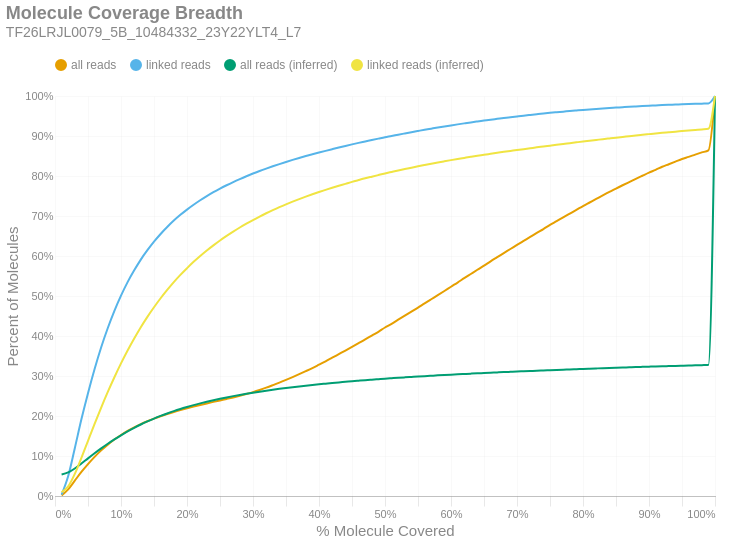

Notebook cell for this chart:
### Markdown cell above
### Molecule Read Coverage
This chart shows molecule coverage breadth as computed by the number of bases aligned to that molecule. In other words, "*how much of each unique long molecule is actually sequenced/aligned?*" Keep in mind there is a distinction between sequences and alignments, since some sequences belonging to a particular molecule may not align well and wouldn't appear in the alignment data. This chart also shows molecule coverage breadth as computed by the *inferred fragment* from which the aligned sequences originate. Unlike read coverage, this calculation takes into account the total insert size, including unsequenced gaps between the forward and reverse reads. Like the previous figures, these are cumulative percents.

### Code cell
if SKIPLR:
    print_html(f"Skipped")
else:
    binned_df = consolidated_hist(valids['coverage_bp'], mask, 0.01, True)
    binned_df_inf = consolidated_hist(valids['coverage_inserts'], mask, 0.01, True)
    binned_df = binned_df.with_columns(pl.lit(binned_df_inf['all reads (cumsum)']).alias('all reads (inferred)'))
    binned_df = binned_df.with_columns(pl.lit(binned_df_inf['linked reads (cumsum)']).alias('linked reads (inferred)'))
    binned_df = binned_df.with_columns(
        (pl.col('bin').cast(pl.Float64) + 0.01).alias('right_edge')
    )

    with SafeRender(binned_df):
        (
            density_plot(binned_df, 'Molecule Coverage Breadth', samplename, 'molcov', ['all reads (inferred)','linked reads (inferred)'])
            .encode(
                #x=alt.X('bin:Q', title="% Molecule Covered").axis(format = '%').scale(padding=0),
                x=alt.X('right_edge:Q', title="% Molecule Covered").axis(format='%').scale(padding=0),
                y=alt.Y('value:Q', title='Percent of Molecules')
                    .axis(format='%')
                    .stack(False)
                    .scale(domainMin=0, padding=0),
                color=alt.Color("key:N").scale(domain = ["all reads", "linked reads", "all reads (inferred)", "linked reads (inferred)"]),
                tooltip = [
                    alt.Tooltip("key:N", title = "Data Type"),
                    alt.Tooltip("range_label:N", title="% Molecule Covered"),
                    alt.Tooltip("value:Q", format = ".2%", title="% Molecules")
                ]
            )
        ).display()

### Figure 1 — Vega-Lite specification as saved in the notebook (floating-point values rounded to 4 significant figures)
{"width": "container", "height": 400, "config": {"title": {"anchor": "start", "dy": -15, "fontSize": 18, "color": "#888888", "subtitleColor": "#888888", "subtitleFontSize": 14}, "arc": {"fill": "#0072B2"}, "axis": {"domainColor": "#888888", "domainWidth": 0.5, "gridWidth": 0.2, "grid": false, "titleFontWeight": 400, "titleFontSize": 15, "labelFontSize": 11, "labelColor": "#888888", "tickColor": "#888888", "tickWidth": 0.2, "titleColor": "#888888"}, "axisBand": {"grid": false}, "axisX": {"grid": true, "tickSize": 10, "domainCap": "round"}, "axisY": {"domain": false, "grid": true, "tickSize": 0, "domainCap": "round"}, "background": "transparent", "header": {"labelFontSize": 15, "labelColor": "#888888", "titleFontSize": 15, "titleFontWeight": 600, "titleColor": "#888888"}, "legend": {"labelFont": "sans-serif", "labelFontSize": 12, "labelColor": "#888888", "symbolSize": 100, "symbolType": "circle", "titleFontSize": 12, "titlePadding": 10, "titleColor": "#888888", "title": null, "orient": "top"}, "range": {"category": ["#E69F00", "#56B4E9", "#009E73", "#F0E442", "#0072B2", "#D55E00", "#CC79A7", "#000000"], "diverging": ["#cfe8f3", "#a2d4ec", "#73bfe2", "#46abdb", "#1696d2", "#12719e"]}, "area": {"fill": "#0072B2", "fillOpacity": 0.7, "line": true, "strokeOpacity": 0.7}, "line": {"color": "#0072B2", "stroke": "#0072B2", "strokeWidth": 2}, "trail": {"color": "#0072B2", "stroke": "#0072B2", "strokeWidth": 0, "size": 1}, "point": {"filled": true, "fillOpacity": 1.0, "size": 95}, "text": {"color": "#888888", "fontSize": 11, "align": "right", "fontWeight": 400, "size": 11}, "bar": {"fill": "#0072B2", "stroke": null}, "view": {"stroke": null, "continuousWidth": 660, "continuousHeight": 400}}, "data": {"name": "data-9a3bd6ecb0a8b550b23e9a9e76848323"}, "mark": {"type": "line", "interpolate": "monotone", "point": {"opacity": 0, "size": 275}}, "encoding": {"color": {"field": "key", "scale": {"domain": ["all reads", "linked reads", "all reads (inferred)", "linked reads (inferred)"]}, "type": "nominal"}, "tooltip": [{"field": "key", "title": "Data Type", "type": "nominal"}, {"field": "range_label", "title": "% Molecule Covered", "type": "nominal"}, {"field": "value", "format": ".2%", "title": "% Molecules", "type": "quantitative"}], "x": {"axis": {"format": "%"}, "field": "right_edge", "scale": {"padding": 0}, "title": "% Molecule Covered", "type": "quantitative"}, "y": {"axis": {"format": "%"}, "field": "value", "scale": {"domainMin": 0, "padding": 0}, "stack": false, "title": "Percent of Molecules", "type": "quantitative"}}, "params": [{"name": "param_c36ac31b6afebe62", "select": {"type": "point", "fields": ["key"]}, "bind": "legend"}], "title": {"text": "Molecule Coverage Breadth", "subtitle": "TF26LRJL0079_5B_10484332_23Y22YLT4_L7"}, "transform": [{"fold": ["all reads (cumsum)", "linked reads (cumsum)", "all reads (inferred)", "linked reads (inferred)"]}, {"calculate": "replace(datum.key, ' (cumsum)', '')", "as": "key"}, {"filter": {"param": "param_c36ac31b6afebe62"}}], "usermeta": {"embedOptions": {"downloadFileName": "TF26LRJL0079_5B_10484332_23Y22YLT4_L7.molcov"}}, "$schema": "https://vega.github.io/schema/vega-lite/v6.4.1.json", "datasets": {"data-9a3bd6ecb0a8b550b23e9a9e76848323": [{"bin": "0.0", "interval": "0.0-0.01", "all reads": 0.001577, "linked reads": 0.003517, "all reads (cumsum)": 0.001577, "linked reads (cumsum)": 0.003517, "range_label": "0.0-0.01", "all reads (inferred)": 0.0539, "linked reads (inferred)": 0.009473, "right_edge": 0.01}, {"bin": "0.01", "interval": "0.01-0.02", "all reads": 0.0151, "linked reads": 0.04639, "all reads (cumsum)": 0.01668, "linked reads (cumsum)": 0.04991, "range_label": "0.01-0.02", "all reads (inferred)": 0.059, "linked reads (inferred)": 0.0239, "right_edge": 0.02}, {"bin": "0.02", "interval": "0.02-0.03", "all reads": 0.02161, "linked reads": 0.06964, "all reads (cumsum)": 0.03829, "linked reads (cumsum)": 0.1195, "range_label": "0.02-0.03", "all reads (inferred)": 0.06885, "linked reads (inferred)": 0.05517, "right_edge": 0.03}, {"bin": "0.03", "interval": "0.03-0.04", "all reads": 0.0218, "linked reads": 0.0722, "all reads (cumsum)": 0.06009, "linked reads (cumsum)": 0.1917, "range_label": "0.03-0.04", "all reads (inferred)": 0.08107, "linked reads (inferred)": 0.09521, "right_edge": 0.04}, {"bin": "0.04", "interval": "0.04-0.05", "all reads": 0.01966, "linked reads": 0.06539, "all reads (cumsum)": 0.07975, "linked reads (cumsum)": 0.2571, "range_label": "0.04-0.05", "all reads (inferred)": 0.09406, "linked reads (inferred)": 0.1381, "right_edge": 0.05}, {"bin": "0.05", "interval": "0.05-0.06", "all reads": 0.01807, "linked reads": 0.06039, "all reads (cumsum)": 0.09782, "linked reads (cumsum)": 0.3175, "range_label": "0.05-0.06", "all reads (inferred)": 0.1068, "linked reads (inferred)": 0.1804, "right_edge": 0.06}, {"bin": "0.06", "interval": "0.06-0.07", "all reads": 0.01623, "linked reads": 0.05439, "all reads (cumsum)": 0.1141, "linked reads (cumsum)": 0.3719, "range_label": "0.06-0.07", "all reads (inferred)": 0.1189, "linked reads (inferred)": 0.2211, "right_edge": 0.07}, {"bin": "0.07", "interval": "0.07-0.08", "all reads": 0.01432, "linked reads": 0.04806, "all reads (cumsum)": 0.1284, "linked reads (cumsum)": 0.42, "range_label": "0.07-0.08", "all reads (inferred)": 0.1306, "linked reads (inferred)": 0.2601, "right_edge": 0.08}, {"bin": "0.08", "interval": "0.08-0.09", "all reads": 0.01284, "linked reads": 0.04296, "all reads (cumsum)": 0.1412, "linked reads (cumsum)": 0.4629, "range_label": "0.08-0.09", "all reads (inferred)": 0.1415, "linked reads (inferred)": 0.2968, "right_edge": 0.09}, {"bin": "0.09", "interval": "0.09-0.1", "all reads": 0.01137, "linked reads": 0.03807, "all reads (cumsum)": 0.1526, "linked reads (cumsum)": 0.501, "range_label": "0.09-0.1", "all reads (inferred)": 0.1518, "linked reads (inferred)": 0.3315, "right_edge": 0.1}, {"bin": "0.1", "interval": "0.1-0.11", "all reads": 0.01014, "linked reads": 0.03373, "all reads (cumsum)": 0.1627, "linked reads (cumsum)": 0.5347, "range_label": "0.1-0.11", "all reads (inferred)": 0.1614, "linked reads (inferred)": 0.3637, "right_edge": 0.11}, {"bin": "0.11", "interval": "0.11-0.12", "all reads": 0.008859, "linked reads": 0.02939, "all reads (cumsum)": 0.1716, "linked reads (cumsum)": 0.5641, "range_label": "0.11-0.12", "all reads (inferred)": 0.1703, "linked reads (inferred)": 0.3938, "right_edge": 0.12}, {"bin": "0.12", "interval": "0.12-0.13", "all reads": 0.008122, "linked reads": 0.02685, "all reads (cumsum)": 0.1797, "linked reads (cumsum)": 0.591, "range_label": "0.12-0.13", "all reads (inferred)": 0.1787, "linked reads (inferred)": 0.422, "right_edge": 0.13}, {"bin": "0.13", "interval": "0.13-0.14", "all reads": 0.00717, "linked reads": 0.02351, "all reads (cumsum)": 0.1869, "linked reads (cumsum)": 0.6145, "range_label": "0.13-0.14", "all reads (inferred)": 0.1864, "linked reads (inferred)": 0.4479, "right_edge": 0.14}, {"bin": "0.14", "interval": "0.14-0.15", "all reads": 0.006583, "linked reads": 0.02133, "all reads (cumsum)": 0.1935, "linked reads (cumsum)": 0.6358, "range_label": "0.14-0.15", "all reads (inferred)": 0.1935, "linked reads (inferred)": 0.4719, "right_edge": 0.15}, {"bin": "0.15", "interval": "0.15-0.16", "all reads": 0.006018, "linked reads": 0.01923, "all reads (cumsum)": 0.1995, "linked reads (cumsum)": 0.655, "range_label": "0.15-0.16", "all reads (inferred)": 0.2002, "linked reads (inferred)": 0.4943, "right_edge": 0.16}, {"bin": "0.16", "interval": "0.16-0.17", "all reads": 0.005519, "linked reads": 0.0174, "all reads (cumsum)": 0.205, "linked reads (cumsum)": 0.6724, "range_label": "0.16-0.17", "all reads (inferred)": 0.2063, "linked reads (inferred)": 0.5152, "right_edge": 0.17}, {"bin": "0.17", "interval": "0.17-0.18", "all reads": 0.005177, "linked reads": 0.01607, "all reads (cumsum)": 0.2102, "linked reads (cumsum)": 0.6885, "range_label": "0.17-0.18", "all reads (inferred)": 0.2122, "linked reads (inferred)": 0.5347, "right_edge": 0.18}, {"bin": "0.18", "interval": "0.18-0.19", "all reads": 0.004751, "linked reads": 0.01435, "all reads (cumsum)": 0.2149, "linked reads (cumsum)": 0.7029, "range_label": "0.18-0.19", "all reads (inferred)": 0.2175, "linked reads (inferred)": 0.5527, "right_edge": 0.19}, {"bin": "0.19", "interval": "0.19-0.2", "all reads": 0.004439, "linked reads": 0.01318, "all reads (cumsum)": 0.2194, "linked reads (cumsum)": 0.716, "range_label": "0.19-0.2", "all reads (inferred)": 0.2225, "linked reads (inferred)": 0.5694, "right_edge": 0.2}, {"bin": "0.2", "interval": "0.2-0.21", "all reads": 0.004185, "linked reads": 0.01209, "all reads (cumsum)": 0.2235, "linked reads (cumsum)": 0.7281, "range_label": "0.2-0.21", "all reads (inferred)": 0.2272, "linked reads (inferred)": 0.5854, "right_edge": 0.21}, {"bin": "0.21", "interval": "0.21-0.22", "all reads": 0.004031, "linked reads": 0.01129, "all reads (cumsum)": 0.2276, "linked reads (cumsum)": 0.7394, "range_label": "0.21-0.22", "all reads (inferred)": 0.2316, "linked reads (inferred)": 0.6001, "right_edge": 0.22}, {"bin": "0.22", "interval": "0.22-0.23", "all reads": 0.003909, "linked reads": 0.0105, "all reads (cumsum)": 0.2315, "linked reads (cumsum)": 0.7499, "range_label": "0.22-0.23", "all reads (inferred)": 0.2356, "linked reads (inferred)": 0.6138, "right_edge": 0.23}, {"bin": "0.23", "interval": "0.23-0.24", "all reads": 0.003766, "linked reads": 0.009645, "all reads (cumsum)": 0.2353, "linked reads (cumsum)": 0.7596, "range_label": "0.23-0.24", "all reads (inferred)": 0.2394, "linked reads (inferred)": 0.6266, "right_edge": 0.24}, {"bin": "0.24", "interval": "0.24-0.25", "all reads": 0.003718, "linked reads": 0.008905, "all reads (cumsum)": 0.239, "linked reads (cumsum)": 0.7685, "range_label": "0.24-0.25", "all reads (inferred)": 0.2431, "linked reads (inferred)": 0.6388, "right_edge": 0.25}, {"bin": "0.25", "interval": "0.25-0.26", "all reads": 0.003665, "linked reads": 0.008387, "all reads (cumsum)": 0.2426, "linked reads (cumsum)": 0.7769, "range_label": "0.25-0.26", "all reads (inferred)": 0.2465, "linked reads (inferred)": 0.6502, "right_edge": 0.26}, {"bin": "0.26", "interval": "0.26-0.27", "all reads": 0.003789, "linked reads": 0.008036, "all reads (cumsum)": 0.2464, "linked reads (cumsum)": 0.7849, "range_label": "0.26-0.27", "all reads (inferred)": 0.2497, "linked reads (inferred)": 0.661, "right_edge": 0.27}, {"bin": "0.27", "interval": "0.27-0.28", "all reads": 0.004053, "linked reads": 0.007487, "all reads (cumsum)": 0.2505, "linked reads (cumsum)": 0.7924, "range_label": "0.27-0.28", "all reads (inferred)": 0.2527, "linked reads (inferred)": 0.6712, "right_edge": 0.28}, {"bin": "0.28", "interval": "0.28-0.29", "all reads": 0.00435, "linked reads": 0.007071, "all reads (cumsum)": 0.2548, "linked reads (cumsum)": 0.7995, "range_label": "0.28-0.29", "all reads (inferred)": 0.2556, "linked reads (inferred)": 0.6808, "right_edge": 0.29}, {"bin": "0.29", "interval": "0.29-0.3", "all reads": 0.004773, "linked reads": 0.006662, "all reads (cumsum)": 0.2596, "linked reads (cumsum)": 0.8061, "range_label": "0.29-0.3", "all reads (inferred)": 0.2583, "linked reads (inferred)": 0.69, "right_edge": 0.3}, {"bin": "0.3", "interval": "0.3-0.31", "all reads": 0.005332, "linked reads": 0.006371, "all reads (cumsum)": 0.2649, "linked reads (cumsum)": 0.8125, "range_label": "0.3-0.31", "all reads (inferred)": 0.2609, "linked reads (inferred)": 0.6987, "right_edge": 0.31}, {"bin": "0.31", "interval": "0.31-0.32", "all reads": 0.005851, "linked reads": 0.006006, "all reads (cumsum)": 0.2708, "linked reads (cumsum)": 0.8185, "range_label": "0.31-0.32", "all reads (inferred)": 0.2634, "linked reads (inferred)": 0.7068, "right_edge": 0.32}, {"bin": "0.32", "interval": "0.32-0.33", "all reads": 0.006243, "linked reads": 0.005736, "all reads (cumsum)": 0.277, "linked reads (cumsum)": 0.8242, "range_label": "0.32-0.33", "all reads (inferred)": 0.2657, "linked reads (inferred)": 0.7146, "right_edge": 0.33}, {"bin": "0.33", "interval": "0.33-0.34", "all reads": 0.00643, "linked reads": 0.005489, "all reads (cumsum)": 0.2835, "linked reads (cumsum)": 0.8297, "range_label": "0.33-0.34", "all reads (inferred)": 0.2679, "linked reads (inferred)": 0.722, "right_edge": 0.34}, {"bin": "0.34", "interval": "0.34-0.35", "all reads": 0.006831, "linked reads": 0.005361, "all reads (cumsum)": 0.2903, "linked reads (cumsum)": 0.8351, "range_label": "0.34-0.35", "all reads (inferred)": 0.27, "linked reads (inferred)": 0.7291, "right_edge": 0.35}, {"bin": "0.35", "interval": "0.35-0.36", "all reads": 0.007057, "linked reads": 0.005161, "all reads (cumsum)": 0.2973, "linked reads (cumsum)": 0.8402, "range_label": "0.35-0.36", "all reads (inferred)": 0.272, "linked reads (inferred)": 0.7358, "right_edge": 0.36}, {"bin": "0.36", "interval": "0.36-0.37", "all reads": 0.007224, "linked reads": 0.004886, "all reads (cumsum)": 0.3046, "linked reads (cumsum)": 0.8451, "range_label": "0.36-0.37", "all reads (inferred)": 0.2739, "linked reads (inferred)": 0.7423, "right_edge": 0.37}, {"bin": "0.37", "interval": "0.37-0.38", "all reads": 0.00755, "linked reads": 0.004743, "all reads (cumsum)": 0.3121, "linked reads (cumsum)": 0.8499, "range_label": "0.37-0.38", "all reads (inferred)": 0.2758, "linked reads (inferred)": 0.7484, "right_edge": 0.38}, {"bin": "0.38", "interval": "0.38-0.39", "all reads": 0.007804, "linked reads": 0.004386, "all reads (cumsum)": 0.3199, "linked reads (cumsum)": 0.8543, "range_label": "0.38-0.39", "all reads (inferred)": 0.2775, "linked reads (inferred)": 0.7543, "right_edge": 0.39}, {"bin": "0.39", "interval": "0.39-0.4", "all reads": 0.00835, "linked reads": 0.004331, "all reads (cumsum)": 0.3283, "linked reads (cumsum)": 0.8586, "range_label": "0.39-0.4", "all reads (inferred)": 0.2792, "linked reads (inferred)": 0.7599, "right_edge": 0.4}, {"bin": "0.4", "interval": "0.4-0.41", "all reads": 0.008456, "linked reads": 0.00425, "all reads (cumsum)": 0.3367, "linked reads (cumsum)": 0.8628, "range_label": "0.4-0.41", "all reads (inferred)": 0.2808, "linked reads (inferred)": 0.7653, "right_edge": 0.41}, {"bin": "0.41", "interval": "0.41-0.42", "all reads": 0.00892, "linked reads": 0.004168, "all reads (cumsum)": 0.3457, "linked reads (cumsum)": 0.867, "range_label": "0.41-0.42", "all reads (inferred)": 0.2824, "linked reads (inferred)": 0.7706, "right_edge": 0.42}, {"bin": "0.42", "interval": "0.42-0.43", "all reads": 0.008995, "linked reads": 0.004114, "all reads (cumsum)": 0.3546, "linked reads (cumsum)": 0.8711, "range_label": "0.42-0.43", "all reads (inferred)": 0.284, "linked reads (inferred)": 0.7756, "right_edge": 0.43}, {"bin": "0.43", "interval": "0.43-0.44", "all reads": 0.008999, "linked reads": 0.003994, "all reads (cumsum)": 0.3636, "linked reads (cumsum)": 0.8751, "range_label": "0.43-0.44", "all reads (inferred)": 0.2854, "linked reads (inferred)": 0.7804, "right_edge": 0.44}, {"bin": "0.44", "interval": "0.44-0.45", "all reads": 0.009187, "linked reads": 0.003881, "all reads (cumsum)": 0.3728, "linked reads (cumsum)": 0.879, "range_label": "0.44-0.45", "all reads (inferred)": 0.2869, "linked reads (inferred)": 0.7853, "right_edge": 0.45}, {"bin": "0.45", "interval": "0.45-0.46", "all reads": 0.009285, "linked reads": 0.003795, "all reads (cumsum)": 0.3821, "linked reads (cumsum)": 0.8828, "range_label": "0.45-0.46", "all reads (inferred)": 0.2882, "linked reads (inferred)": 0.7898, "right_edge": 0.46}, {"bin": "0.46", "interval": "0.46-0.47", "all reads": 0.009334, "linked reads": 0.003534, "all reads (cumsum)": 0.3915, "linked reads (cumsum)": 0.8863, "range_label": "0.46-0.47", "all reads (inferred)": 0.2896, "linked reads (inferred)": 0.7943, "right_edge": 0.47}, {"bin": "0.47", "interval": "0.47-0.48", "all reads": 0.009697, "linked reads": 0.00357, "all reads (cumsum)": 0.4011, "linked reads (cumsum)": 0.8899, "range_label": "0.47-0.48", "all reads (inferred)": 0.2908, "linked reads (inferred)": 0.7984, "right_edge": 0.48}, {"bin": "0.48", "interval": "0.48-0.49", "all reads": 0.009362, "linked reads": 0.00351, "all reads (cumsum)": 0.4105, "linked reads (cumsum)": 0.8934, "range_label": "0.48-0.49", "all reads (inferred)": 0.292, "linked reads (inferred)": 0.8024, "right_edge": 0.49}, {"bin": "0.49", "interval": "0.49-0.5", "all reads": 0.0107, "linked reads": 0.003481, "all reads (cumsum)": 0.4212, "linked reads (cumsum)": 0.8969, "range_label": "0.49-0.5", "all reads (inferred)": 0.2932, "linked reads (inferred)": 0.8064, "right_edge": 0.5}, {"bin": "0.5", "interval": "0.5-0.51", "all reads": 0.009174, "linked reads": 0.003082, "all reads (cumsum)": 0.4304, "linked reads (cumsum)": 0.9, "range_label": "0.5-0.51", "all reads (inferred)": 0.2944, "linked reads (inferred)": 0.8102, "right_edge": 0.51}, {"bin": "0.51", "interval": "0.51-0.52", "all reads": 0.01031, "linked reads": 0.003293, "all reads (cumsum)": 0.4407, "linked reads (cumsum)": 0.9033, "range_label": "0.51-0.52", "all reads (inferred)": 0.2955, "linked reads (inferred)": 0.8139, "right_edge": 0.52}, {"bin": "0.52", "interval": "0.52-0.53", "all reads": 0.01005, "linked reads": 0.003158, "all reads (cumsum)": 0.4507, "linked reads (cumsum)": 0.9064, "range_label": "0.52-0.53", "all reads (inferred)": 0.2966, "linked reads (inferred)": 0.8174, "right_edge": 0.53}, {"bin": "0.53", "interval": "0.53-0.54", "all reads": 0.01031, "linked reads": 0.003111, "all reads (cumsum)": 0.4611, "linked reads (cumsum)": 0.9095, "range_label": "0.53-0.54", "all reads (inferred)": 0.2976, "linked reads (inferred)": 0.8208, "right_edge": 0.54}, {"bin": "0.54", "interval": "0.54-0.55", "all reads": 0.01006, "linked reads": 0.003041, "all reads (cumsum)": 0.4711, "linked reads (cumsum)": 0.9126, "range_label": "0.54-0.55", "all reads (inferred)": 0.2986, "linked reads (inferred)": 0.8242, "right_edge": 0.55}, {"bin": "0.55", "interval": "0.55-0.56", "all reads": 0.01053, "linked reads": 0.00301, "all reads (cumsum)": 0.4816, "linked reads (cumsum)": 0.9156, "range_label": "0.55-0.56", "all reads (inferred)": 0.2996, "linked reads (inferred)": 0.8275, "right_edge": 0.56}, {"bin": "0.56", "interval": "0.56-0.57", "all reads": 0.01022, "linked reads": 0.002779, "all reads (cumsum)": 0.4919, "linked reads (cumsum)": 0.9184, "range_label": "0.56-0.57", "all reads (inferred)": 0.3006, "linked reads (inferred)": 0.8307, "right_edge": 0.57}, {"bin": "0.57", "interval": "0.57-0.58", "all reads": 0.01011, "linked reads": 0.002768, "all reads (cumsum)": 0.502, "linked reads (cumsum)": 0.9211, "range_label": "0.57-0.58", "all reads (inferred)": 0.3016, "linked reads (inferred)": 0.8338, "right_edge": 0.58}, {"bin": "0.58", "interval": "0.58-0.59", "all reads": 0.01047, "linked reads": 0.002695, "all reads (cumsum)": 0.5124, "linked reads (cumsum)": 0.9238, "range_label": "0.58-0.59", "all reads (inferred)": 0.3025, "linked reads (inferred)": 0.8368, "right_edge": 0.59}, {"bin": "0.59", "interval": "0.59-0.6", "all reads": 0.01076, "linked reads": 0.002626, "all reads (cumsum)": 0.5232, "linked reads (cumsum)": 0.9265, "range_label": "0.59-0.6", "all reads (inferred)": 0.3034, "linked reads (inferred)": 0.8397, "right_edge": 0.6}, {"bin": "0.6", "interval": "0.6-0.61", "all reads": 0.01044, "linked reads": 0.002587, "all reads (cumsum)": 0.5336, "linked reads (cumsum)": 0.929, "range_label": "0.6-0.61", "all reads (inferred)": 0.3042, "linked reads (inferred)": 0.8425, "right_edge": 0.61}, {"bin": "0.61", "interval": "0.61-0.62", "all reads": 0.01084, "linked reads": 0.002525, "all reads (cumsum)": 0.5445, "linked reads (cumsum)": 0.9316, "range_label": "0.61-0.62", "all reads (inferred)": 0.3051, "linked reads (inferred)": 0.8452, "right_edge": 0.62}, {"bin": "0.62", "interval": "0.62-0.63", "all reads": 0.01054, "linked reads": 0.002464, "all reads (cumsum)": 0.555, "linked reads (cumsum)": 0.934, "range_label": "0.62-0.63", "all reads (inferred)": 0.3059, "linked reads (inferred)": 0.8479, "right_edge": 0.63}, {"bin": "0.63", "interval": "0.63-0.64", "all reads": 0.01054, "linked reads": 0.00229, "all reads (cumsum)": 0.5656, "linked reads (cumsum)": 0.9363, "range_label": "0.63-0.64", "all reads (inferred)": 0.3067, "linked reads (inferred)": 0.8505, "right_edge": 0.64}, {"bin": "0.64", "interval": "0.64-0.65", "all reads": 0.01042, "linked reads": 0.002227, "all reads (cumsum)": 0.576, "linked reads (cumsum)": 0.9385, "range_label": "0.64-0.65", "all reads (inferred)": 0.3074, "linked reads (inferred)": 0.8529, "right_edge": 0.65}, {"bin": "0.65", "interval": "0.65-0.66", "all reads": 0.0108, "linked reads": 0.002261, "all reads (cumsum)": 0.5868, "linked reads (cumsum)": 0.9408, "range_label": "0.65-0.66", "all reads (inferred)": 0.3082, "linked reads (inferred)": 0.8554, "right_edge": 0.66}, {"bin": "0.66", "interval": "0.66-0.67", "all reads": 0.01029, "linked reads": 0.002065, "all reads (cumsum)": 0.5971, "linked reads (cumsum)": 0.9429, "range_label": "0.66-0.67", "all reads (inferred)": 0.309, "linked reads (inferred)": 0.8579, "right_edge": 0.67}, {"bin": "0.67", "interval": "0.67-0.68", "all reads": 0.01035, "linked reads": 0.002083, "all reads (cumsum)": 0.6074, "linked reads (cumsum)": 0.945, "range_label": "0.67-0.68", "all reads (inferred)": 0.3097, "linked reads (inferred)": 0.8604, "right_edge": 0.68}, {"bin": "0.68", "interval": "0.68-0.69", "all reads": 0.01003, "linked reads": 0.001987, "all reads (cumsum)": 0.6175, "linked reads (cumsum)": 0.9469, "range_label": "0.68-0.69", "all reads (inferred)": 0.3104, "linked reads (inferred)": 0.8626, "right_edge": 0.69}, {"bin": "0.69", "interval": "0.69-0.7", "all reads": 0.01029, "linked reads": 0.001973, "all reads (cumsum)": 0.6278, "linked reads (cumsum)": 0.9489, "range_label": "0.69-0.7", "all reads (inferred)": 0.3112, "linked reads (inferred)": 0.8649, "right_edge": 0.7}, {"bin": "0.7", "interval": "0.7-0.71", "all reads": 0.009944, "linked reads": 0.00195, "all reads (cumsum)": 0.6377, "linked reads (cumsum)": 0.9509, "range_label": "0.7-0.71", "all reads (inferred)": 0.3118, "linked reads (inferred)": 0.8672, "right_edge": 0.71}, {"bin": "0.71", "interval": "0.71-0.72", "all reads": 0.0099, "linked reads": 0.001835, "all reads (cumsum)": 0.6476, "linked reads (cumsum)": 0.9527, "range_label": "0.71-0.72", "all reads (inferred)": 0.3125, "linked reads (inferred)": 0.8694, "right_edge": 0.72}, {"bin": "0.72", "interval": "0.72-0.73", "all reads": 0.01007, "linked reads": 0.001799, "all reads (cumsum)": 0.6577, "linked reads (cumsum)": 0.9545, "range_label": "0.72-0.73", "all reads (inferred)": 0.3132, "linked reads (inferred)": 0.8716, "right_edge": 0.73}, {"bin": "0.73", "interval": "0.73-0.74", "all reads": 0.009782, "linked reads": 0.001767, "all reads (cumsum)": 0.6674, "linked reads (cumsum)": 0.9563, "range_label": "0.73-0.74", "all reads (inferred)": 0.3139, "linked reads (inferred)": 0.8737, "right_edge": 0.74}, {"bin": "0.74", "interval": "0.74-0.75", "all reads": 0.0102, "linked reads": 0.001652, "all reads (cumsum)": 0.6776, "linked reads (cumsum)": 0.9579, "range_label": "0.74-0.75", "all reads (inferred)": 0.3145, "linked reads (inferred)": 0.8759, "right_edge": 0.75}, {"bin": "0.75", "interval": "0.75-0.76", "all reads": 0.009436, "linked reads": 0.001507, "all reads (cumsum)": 0.6871, "linked reads (cumsum)": 0.9594, "range_label": "0.75-0.76", "all reads (inferred)": 0.3152, "linked reads (inferred)": 0.878, "right_edge": 0.76}, {"bin": "0.76", "interval": "0.76-0.77", "all reads": 0.009556, "linked reads": 0.001461, "all reads (cumsum)": 0.6966, "linked reads (cumsum)": 0.9609, "range_label": "0.76-0.77", "all reads (inferred)": 0.3158, "linked reads (inferred)": 0.8801, "right_edge": 0.77}, {"bin": "0.77", "interval": "0.77-0.78", "all reads": 0.00933, "linked reads": 0.001515, "all reads (cumsum)": 0.706, "linked reads (cumsum)": 0.9624, "range_label": "0.77-0.78", "all reads (inferred)": 0.3165, "linked reads (inferred)": 0.8821, "right_edge": 0.78}, {"bin": "0.78", "interval": "0.78-0.79", "all reads": 0.009303, "linked reads": 0.001423, "all reads (cumsum)": 0.7153, "linked reads (cumsum)": 0.9638, "range_label": "0.78-0.79", "all reads (inferred)": 0.3171, "linked reads (inferred)": 0.8842, "right_edge": 0.79}, {"bin": "0.79", "interval": "0.79-0.8", "all reads": 0.009657, "linked reads": 0.001399, "all reads (cumsum)": 0.7249, "linked reads (cumsum)": 0.9652, "range_label": "0.79-0.8", "all reads (inferred)": 0.3177, "linked reads (inferred)": 0.8862, "right_edge": 0.8}, {"bin": "0.8", "interval": "0.8-0.81", "all reads": 0.008818, "linked reads": 0.001285, "all reads (cumsum)": 0.7337, "linked reads (cumsum)": 0.9665, "range_label": "0.8-0.81", "all reads (inferred)": 0.3183, "linked reads (inferred)": 0.8882, "right_edge": 0.81}, {"bin": "0.81", "interval": "0.81-0.82", "all reads": 0.008779, "linked reads": 0.001243, "all reads (cumsum)": 0.7425, "linked reads (cumsum)": 0.9678, "range_label": "0.81-0.82", "all reads (inferred)": 0.3189, "linked reads (inferred)": 0.8901, "right_edge": 0.82}, {"bin": "0.82", "interval": "0.82-0.83", "all reads": 0.008931, "linked reads": 0.001184, "all reads (cumsum)": 0.7515, "linked reads (cumsum)": 0.9689, "range_label": "0.82-0.83", "all reads (inferred)": 0.3195, "linked reads (inferred)": 0.8921, "right_edge": 0.83}, {"bin": "0.83", "interval": "0.83-0.84", "all reads": 0.008675, "linked reads": 0.00109, "all reads (cumsum)": 0.7601, "linked reads (cumsum)": 0.97, "range_label": "0.83-0.84", "all reads (inferred)": 0.3201, "linked reads (inferred)": 0.894, "right_edge": 0.84}, {"bin": "0.84", "interval": "0.84-0.85", "all reads": 0.008307, "linked reads": 0.001014, "all reads (cumsum)": 0.7684, "linked reads (cumsum)": 0.971, "range_label": "0.84-0.85", "all reads (inferred)": 0.3207, "linked reads (inferred)": 0.8959, "right_edge": 0.85}, {"bin": "0.85", "interval": "0.85-0.86", "all reads": 0.008394, "linked reads": 0.001035, "all reads (cumsum)": 0.7768, "linked reads (cumsum)": 0.9721, "range_label": "0.85-0.86", "all reads (inferred)": 0.3213, "linked reads (inferred)": 0.8978, "right_edge": 0.86}, {"bin": "0.86", "interval": "0.86-0.87", "all reads": 0.00807, "linked reads": 0.001023, "all reads (cumsum)": 0.7849, "linked reads (cumsum)": 0.9731, "range_label": "0.86-0.87", "all reads (inferred)": 0.3218, "linked reads (inferred)": 0.8996, "right_edge": 0.87}, {"bin": "0.87", "interval": "0.87-0.88", "all reads": 0.007993, "linked reads": 0.000899, "all reads (cumsum)": 0.7929, "linked reads (cumsum)": 0.974, "range_label": "0.87-0.88", "all reads (inferred)": 0.3224, "linked reads (inferred)": 0.9014, "right_edge": 0.88}, {"bin": "0.88", "interval": "0.88-0.89", "all reads": 0.007774, "linked reads": 0.00086, "all reads (cumsum)": 0.8007, "linked reads (cumsum)": 0.9749, "range_label": "0.88-0.89", "all reads (inferred)": 0.3229, "linked reads (inferred)": 0.9031, "right_edge": 0.89}, {"bin": "0.89", "interval": "0.89-0.9", "all reads": 0.007717, "linked reads": 0.000813, "all reads (cumsum)": 0.8084, "linked reads (cumsum)": 0.9757, "range_label": "0.89-0.9", "all reads (inferred)": 0.3234, "linked reads (inferred)": 0.9047, "right_edge": 0.9}, {"bin": "0.9", "interval": "0.9-0.91", "all reads": 0.007005, "linked reads": 0.0007545, "all reads (cumsum)": 0.8154, "linked reads (cumsum)": 0.9764, "range_label": "0.9-0.91", "all reads (inferred)": 0.3239, "linked reads (inferred)": 0.9063, "right_edge": 0.91}, {"bin": "0.91", "interval": "0.91-0.92", "all reads": 0.007706, "linked reads": 0.0008153, "all reads (cumsum)": 0.8231, "linked reads (cumsum)": 0.9772, "range_label": "0.91-0.92", "all reads (inferred)": 0.3244, "linked reads (inferred)": 0.9079, "right_edge": 0.92}, {"bin": "0.92", "interval": "0.92-0.93", "all reads": 0.006324, "linked reads": 0.0006972, "all reads (cumsum)": 0.8294, "linked reads (cumsum)": 0.9779, "range_label": "0.92-0.93", "all reads (inferred)": 0.3248, "linked reads (inferred)": 0.9093, "right_edge": 0.93}, {"bin": "0.93", "interval": "0.93-0.94", "all reads": 0.00649, "linked reads": 0.0006479, "all reads (cumsum)": 0.8359, "linked reads (cumsum)": 0.9786, "range_label": "0.93-0.94", "all reads (inferred)": 0.3253, "linked reads (inferred)": 0.9107, "right_edge": 0.94}, {"bin": "0.94", "interval": "0.94-0.95", "all reads": 0.006699, "linked reads": 0.0006937, "all reads (cumsum)": 0.8426, "linked reads (cumsum)": 0.9793, "range_label": "0.94-0.95", "all reads (inferred)": 0.3257, "linked reads (inferred)": 0.9122, "right_edge": 0.95}, {"bin": "0.95", "interval": "0.95-0.96", "all reads": 0.005269, "linked reads": 0.0005905, "all reads (cumsum)": 0.8479, "linked reads (cumsum)": 0.9799, "range_label": "0.95-0.96", "all reads (inferred)": 0.3262, "linked reads (inferred)": 0.9137, "right_edge": 0.96}, {"bin": "0.96", "interval": "0.96-0.97", "all reads": 0.005644, "linked reads": 0.000532, "all reads (cumsum)": 0.8535, "linked reads (cumsum)": 0.9804, "range_label": "0.96-0.97", "all reads (inferred)": 0.3267, "linked reads (inferred)": 0.9151, "right_edge": 0.97}, {"bin": "0.97", "interval": "0.97-0.98", "all reads": 0.005415, "linked reads": 0.0004931, "all reads (cumsum)": 0.8589, "linked reads (cumsum)": 0.9809, "range_label": "0.97-0.98", "all reads (inferred)": 0.3271, "linked reads (inferred)": 0.9165, "right_edge": 0.98}, {"bin": "0.98", "interval": "0.98-0.99", "all reads": 0.005104, "linked reads": 0.0004908, "all reads (cumsum)": 0.864, "linked reads (cumsum)": 0.9814, "range_label": "0.98-0.99", "all reads (inferred)": 0.3277, "linked reads (inferred)": 0.9181, "right_edge": 0.99}, {"bin": "0.99", "interval": "0.99-1.0", "all reads": 0.136, "linked reads": 0.01861, "all reads (cumsum)": 1.0, "linked reads (cumsum)": 1.0, "range_label": "0.99-1.0", "all reads (inferred)": 1.0, "linked reads (inferred)": 1.0, "right_edge": 1.0}]}}
